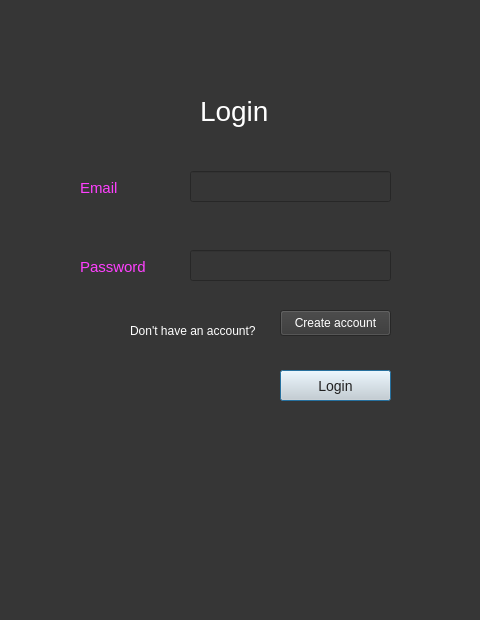
<?xml version="1.0" encoding="UTF-8"?>
<ui version="4.0">
 <class>dialog</class>
 <widget class="QDialog" name="dialog">
  <property name="geometry">
   <rect>
    <x>0</x>
    <y>0</y>
    <width>480</width>
    <height>620</height>
   </rect>
  </property>
  <property name="windowTitle">
   <string>Dialog</string>
  </property>
  <property name="styleSheet">
   <string notr="true">background-color: rgb(54, 54, 54);</string>
  </property>
  <widget class="QLabel" name="label">
   <property name="geometry">
    <rect>
     <x>200</x>
     <y>80</y>
     <width>71</width>
     <height>61</height>
    </rect>
   </property>
   <property name="styleSheet">
    <string notr="true">color: rgb(255, 255, 255);
font-size: 28px;</string>
   </property>
   <property name="text">
    <string>Login</string>
   </property>
  </widget>
  <widget class="QLabel" name="label_2">
   <property name="geometry">
    <rect>
     <x>80</x>
     <y>180</y>
     <width>60</width>
     <height>16</height>
    </rect>
   </property>
   <property name="styleSheet">
    <string notr="true">font-size: 15px;
color: rgb(255, 64, 255);</string>
   </property>
   <property name="text">
    <string>Email</string>
   </property>
  </widget>
  <widget class="QLineEdit" name="email">
   <property name="geometry">
    <rect>
     <x>190</x>
     <y>171</y>
     <width>201</width>
     <height>31</height>
    </rect>
   </property>
   <property name="styleSheet">
    <string notr="true">font-size: 15px;
color: rgb(255, 255, 255);</string>
   </property>
  </widget>
  <widget class="QLabel" name="label_3">
   <property name="geometry">
    <rect>
     <x>80</x>
     <y>259</y>
     <width>81</width>
     <height>16</height>
    </rect>
   </property>
   <property name="styleSheet">
    <string notr="true">font-size: 15px;
color: rgb(255, 64, 255);</string>
   </property>
   <property name="text">
    <string>Password</string>
   </property>
  </widget>
  <widget class="QLineEdit" name="password">
   <property name="geometry">
    <rect>
     <x>190</x>
     <y>250</y>
     <width>201</width>
     <height>31</height>
    </rect>
   </property>
   <property name="styleSheet">
    <string notr="true">font-size: 15px;
color: rgb(255, 255, 255);</string>
   </property>
   <property name="text">
    <string/>
   </property>
  </widget>
  <widget class="QPushButton" name="loginbutton">
   <property name="geometry">
    <rect>
     <x>280</x>
     <y>370</y>
     <width>111</width>
     <height>31</height>
    </rect>
   </property>
   <property name="styleSheet">
    <string notr="true">background-color: rgb(214, 214, 214);
color: rgb(33, 33, 33);
font-size: 14px;</string>
   </property>
   <property name="text">
    <string>Login</string>
   </property>
  </widget>
  <widget class="QLabel" name="label_4">
   <property name="geometry">
    <rect>
     <x>130</x>
     <y>320</y>
     <width>151</width>
     <height>21</height>
    </rect>
   </property>
   <property name="styleSheet">
    <string notr="true">color: rgb(255, 255, 255);</string>
   </property>
   <property name="text">
    <string>Don't have an account? </string>
   </property>
  </widget>
  <widget class="QPushButton" name="createaccbutton">
   <property name="geometry">
    <rect>
     <x>280</x>
     <y>310</y>
     <width>111</width>
     <height>26</height>
    </rect>
   </property>
   <property name="styleSheet">
    <string notr="true">color: rgb(255, 255, 255);</string>
   </property>
   <property name="text">
    <string>Create account</string>
   </property>
  </widget>
 </widget>
 <resources/>
 <connections/>
</ui>
